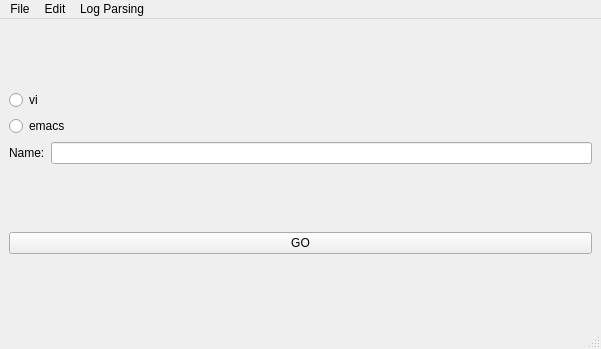
<?xml version="1.0" encoding="UTF-8"?>
<ui version="4.0">
 <class>BigDemo</class>
 <widget class="QMainWindow" name="BigDemo">
  <property name="geometry">
   <rect>
    <x>0</x>
    <y>0</y>
    <width>601</width>
    <height>349</height>
   </rect>
  </property>
  <property name="windowTitle">
   <string>MainWindow</string>
  </property>
  <widget class="QWidget" name="centralwidget">
   <layout class="QGridLayout" name="gridLayout">
    <item row="0" column="0">
     <layout class="QVBoxLayout" name="verticalLayout">
      <item>
       <widget class="QRadioButton" name="radio_vi">
        <property name="text">
         <string>vi</string>
        </property>
       </widget>
      </item>
      <item>
       <widget class="QRadioButton" name="radio_emacs">
        <property name="text">
         <string>emacs</string>
        </property>
       </widget>
      </item>
      <item>
       <layout class="QHBoxLayout" name="horizontalLayout">
        <item>
         <widget class="QLabel" name="label_name">
          <property name="text">
           <string>Name:</string>
          </property>
         </widget>
        </item>
        <item>
         <widget class="QLineEdit" name="le_name"/>
        </item>
       </layout>
      </item>
     </layout>
    </item>
    <item row="1" column="0">
     <widget class="QPushButton" name="button_go">
      <property name="text">
       <string>GO</string>
      </property>
     </widget>
    </item>
   </layout>
  </widget>
  <widget class="QMenuBar" name="menubar">
   <property name="geometry">
    <rect>
     <x>0</x>
     <y>0</y>
     <width>601</width>
     <height>22</height>
    </rect>
   </property>
   <widget class="QMenu" name="menuFile">
    <property name="title">
     <string>File</string>
    </property>
    <addaction name="actionOpen"/>
    <addaction name="actionQuit"/>
   </widget>
   <widget class="QMenu" name="menuEdit">
    <property name="title">
     <string>Edit</string>
    </property>
    <addaction name="actionCut"/>
    <addaction name="actionCopy"/>
    <addaction name="actionPaste"/>
   </widget>
   <widget class="QMenu" name="menuLog_Parsing">
    <property name="title">
     <string>Log Parsing</string>
    </property>
    <addaction name="actionStart_Parsing"/>
   </widget>
   <addaction name="menuFile"/>
   <addaction name="menuEdit"/>
   <addaction name="menuLog_Parsing"/>
  </widget>
  <widget class="QStatusBar" name="statusbar"/>
  <action name="actionOpen">
   <property name="text">
    <string>Open...</string>
   </property>
  </action>
  <action name="actionQuit">
   <property name="text">
    <string>Quit</string>
   </property>
  </action>
  <action name="actionCut">
   <property name="text">
    <string>Cut</string>
   </property>
  </action>
  <action name="actionCopy">
   <property name="text">
    <string>Copy</string>
   </property>
  </action>
  <action name="actionPaste">
   <property name="text">
    <string>Paste</string>
   </property>
  </action>
  <action name="actionStart_Parsing">
   <property name="text">
    <string>Start Parsing...</string>
   </property>
  </action>
 </widget>
 <tabstops>
  <tabstop>radio_vi</tabstop>
  <tabstop>radio_emacs</tabstop>
  <tabstop>le_name</tabstop>
  <tabstop>button_go</tabstop>
 </tabstops>
 <resources/>
 <connections>
  <connection>
   <sender>actionQuit</sender>
   <signal>triggered()</signal>
   <receiver>BigDemo</receiver>
   <slot>close()</slot>
   <hints>
    <hint type="sourcelabel">
     <x>-1</x>
     <y>-1</y>
    </hint>
    <hint type="destinationlabel">
     <x>300</x>
     <y>174</y>
    </hint>
   </hints>
  </connection>
 </connections>
</ui>
